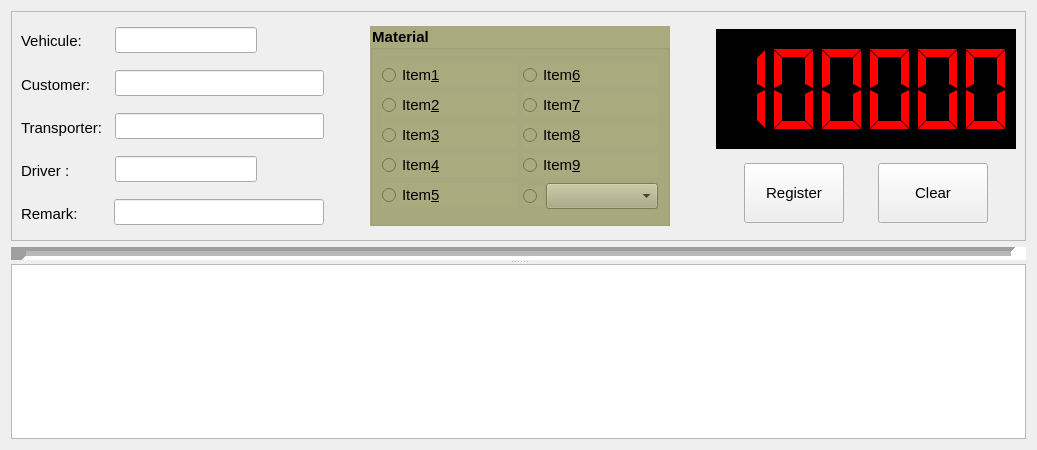
      <widget class="QWidget" name="Weightab">
       <property name="font">
        <font>
         <pointsize>11</pointsize>
        </font>
       </property>
       <attribute name="title">
        <string>Weigh</string>
       </attribute>
       <layout class="QGridLayout" name="gridLayout_4">
        <item row="1" column="0">
         <widget class="QSplitter" name="splitter">
          <property name="orientation">
           <enum>Qt::Vertical</enum>
          </property>
          <widget class="Line" name="line">
           <property name="minimumSize">
            <size>
             <width>0</width>
             <height>10</height>
            </size>
           </property>
           <property name="maximumSize">
            <size>
             <width>16777215</width>
             <height>14</height>
            </size>
           </property>
           <property name="lineWidth">
            <number>15</number>
           </property>
           <property name="midLineWidth">
            <number>5</number>
           </property>
           <property name="orientation">
            <enum>Qt::Horizontal</enum>
           </property>
          </widget>
          <widget class="QTableView" name="tvTicket">
           <property name="sizePolicy">
            <sizepolicy hsizetype="Expanding" vsizetype="Expanding">
             <horstretch>0</horstretch>
             <verstretch>0</verstretch>
            </sizepolicy>
           </property>
           <property name="toolTip">
            <string extracomment="List of vehicules loading or offloading."/>
           </property>
           <property name="whatsThis">
            <string>&lt;html&gt;&lt;head/&gt;&lt;body&gt;&lt;p&gt;&lt;span style=&quot; font-size:11pt;&quot;&gt;This is the list of vehicules inside the yard waiting to load or offload. Just double click on the corresponding entry to weigh the vehicule a second time.&lt;/span&gt;&lt;/p&gt;&lt;/body&gt;&lt;/html&gt;</string>
           </property>
           <property name="frameShadow">
            <enum>QFrame::Sunken</enum>
           </property>
           <property name="alternatingRowColors">
            <bool>true</bool>
           </property>
           <property name="selectionMode">
            <enum>QAbstractItemView::SingleSelection</enum>
           </property>
           <property name="selectionBehavior">
            <enum>QAbstractItemView::SelectRows</enum>
           </property>
          </widget>
         </widget>
        </item>
        <item row="0" column="0">
         <widget class="QFrame" name="frame_2">
          <property name="minimumSize">
           <size>
            <width>0</width>
            <height>230</height>
           </size>
          </property>
          <property name="maximumSize">
           <size>
            <width>16777215</width>
            <height>230</height>
           </size>
          </property>
          <property name="frameShape">
           <enum>QFrame::StyledPanel</enum>
          </property>
          <property name="frameShadow">
           <enum>QFrame::Raised</enum>
          </property>
          <layout class="QGridLayout" name="gridLayout_8">
           <item row="0" column="0">
            <layout class="QHBoxLayout" name="horizontalLayout_14">
             <item>
              <layout class="QVBoxLayout" name="verticalLayout_3">
               <item>
                <layout class="QHBoxLayout" name="horizontalLayout_2">
                 <item>
                  <widget class="QLabel" name="label_2">
                   <property name="minimumSize">
                    <size>
                     <width>88</width>
                     <height>40</height>
                    </size>
                   </property>
                   <property name="text">
                    <string>&lt;html&gt;&lt;head/&gt;&lt;body&gt;&lt;p&gt;&lt;span style=&quot; font-size:11pt;&quot;&gt;Vehicule:&lt;/span&gt;&lt;/p&gt;&lt;/body&gt;&lt;/html&gt;</string>
                   </property>
                  </widget>
                 </item>
                 <item>
                  <widget class="LineEdit" name="leVehicule">
                   <property name="whatsThis">
                    <string>&lt;html&gt;&lt;head/&gt;&lt;body&gt;&lt;p&gt;&lt;span style=&quot; font-size:11pt;&quot;&gt;Vehicule Identification Number&lt;/span&gt;&lt;/p&gt;&lt;/body&gt;&lt;/html&gt;</string>
                   </property>
                  </widget>
                 </item>
                 <item>
                  <spacer name="horizontalSpacer_3">
                   <property name="orientation">
                    <enum>Qt::Horizontal</enum>
                   </property>
                   <property name="sizeHint" stdset="0">
                    <size>
                     <width>40</width>
                     <height>20</height>
                    </size>
                   </property>
                  </spacer>
                 </item>
                </layout>
               </item>
               <item>
                <layout class="QHBoxLayout" name="horizontalLayout_7">
                 <item>
                  <widget class="QLabel" name="label">
                   <property name="minimumSize">
                    <size>
                     <width>88</width>
                     <height>40</height>
                    </size>
                   </property>
                   <property name="text">
                    <string>&lt;html&gt;&lt;head/&gt;&lt;body&gt;&lt;p&gt;&lt;span style=&quot; font-size:11pt;&quot;&gt;Customer:&lt;/span&gt;&lt;/p&gt;&lt;/body&gt;&lt;/html&gt;</string>
                   </property>
                  </widget>
                 </item>
                 <item>
                  <widget class="LineEdit" name="leCustomer">
                   <property name="whatsThis">
                    <string>&lt;html&gt;&lt;head/&gt;&lt;body&gt;&lt;p&gt;&lt;span style=&quot; font-size:11pt;&quot;&gt;Customer Name&lt;/span&gt;&lt;/p&gt;&lt;/body&gt;&lt;/html&gt;</string>
                   </property>
                  </widget>
                 </item>
                </layout>
               </item>
               <item>
                <layout class="QHBoxLayout" name="horizontalLayout_8">
                 <item>
                  <widget class="QLabel" name="label_3">
                   <property name="minimumSize">
                    <size>
                     <width>88</width>
                     <height>40</height>
                    </size>
                   </property>
                   <property name="contextMenuPolicy">
                    <enum>Qt::NoContextMenu</enum>
                   </property>
                   <property name="text">
                    <string>&lt;html&gt;&lt;head/&gt;&lt;body&gt;&lt;p&gt;&lt;span style=&quot; font-size:11pt;&quot;&gt;Transporter:&lt;/span&gt;&lt;/p&gt;&lt;/body&gt;&lt;/html&gt;</string>
                   </property>
                  </widget>
                 </item>
                 <item>
                  <widget class="LineEdit" name="leTransporter">
                   <property name="whatsThis">
                    <string>&lt;html&gt;&lt;head/&gt;&lt;body&gt;&lt;p&gt;&lt;span style=&quot; font-size:11pt;&quot;&gt;Transporter Name&lt;/span&gt;&lt;/p&gt;&lt;/body&gt;&lt;/html&gt;</string>
                   </property>
                  </widget>
                 </item>
                </layout>
               </item>
               <item>
                <layout class="QHBoxLayout" name="horizontalLayout_9">
                 <item>
                  <widget class="QLabel" name="label_4">
                   <property name="minimumSize">
                    <size>
                     <width>88</width>
                     <height>40</height>
                    </size>
                   </property>
                   <property name="text">
                    <string>&lt;html&gt;&lt;head/&gt;&lt;body&gt;&lt;p&gt;&lt;span style=&quot; font-size:11pt;&quot;&gt;Driver :&lt;/span&gt;&lt;/p&gt;&lt;/body&gt;&lt;/html&gt;</string>
                   </property>
                  </widget>
                 </item>
                 <item>
                  <widget class="LineEdit" name="leDriver">
                   <property name="whatsThis">
                    <string>&lt;html&gt;&lt;head/&gt;&lt;body&gt;&lt;p&gt;&lt;span style=&quot; font-size:11pt;&quot;&gt;Driver Name&lt;/span&gt;&lt;/p&gt;&lt;/body&gt;&lt;/html&gt;</string>
                   </property>
                  </widget>
                 </item>
                 <item>
                  <spacer name="horizontalSpacer_4">
                   <property name="orientation">
                    <enum>Qt::Horizontal</enum>
                   </property>
                   <property name="sizeHint" stdset="0">
                    <size>
                     <width>40</width>
                     <height>20</height>
                    </size>
                   </property>
                  </spacer>
                 </item>
                </layout>
               </item>
               <item>
                <layout class="QHBoxLayout" name="horizontalLayout_11">
                 <item>
                  <widget class="QLabel" name="label_13">
                   <property name="minimumSize">
                    <size>
                     <width>87</width>
                     <height>40</height>
                    </size>
                   </property>
                   <property name="contextMenuPolicy">
                    <enum>Qt::NoContextMenu</enum>
                   </property>
                   <property name="text">
                    <string>&lt;html&gt;&lt;head/&gt;&lt;body&gt;&lt;p&gt;Remark:&lt;/p&gt;&lt;/body&gt;&lt;/html&gt;</string>
                   </property>
                  </widget>
                 </item>
                 <item>
                  <widget class="LineEdit" name="leRemark">
                   <property name="minimumSize">
                    <size>
                     <width>210</width>
                     <height>0</height>
                    </size>
                   </property>
                   <property name="whatsThis">
                    <string>&lt;html&gt;&lt;head/&gt;&lt;body&gt;&lt;p&gt;&lt;span style=&quot; font-size:11pt;&quot;&gt;Notes about the transaction&lt;/span&gt;&lt;/p&gt;&lt;/body&gt;&lt;/html&gt;</string>
                   </property>
                  </widget>
                 </item>
                </layout>
               </item>
              </layout>
             </item>
             <item>
              <spacer name="horizontalSpacer_5">
               <property name="orientation">
                <enum>Qt::Horizontal</enum>
               </property>
               <property name="sizeHint" stdset="0">
                <size>
                 <width>40</width>
                 <height>20</height>
                </size>
               </property>
              </spacer>
             </item>
             <item>
              <widget class="QGroupBox" name="gbButtons">
               <property name="sizePolicy">
                <sizepolicy hsizetype="Fixed" vsizetype="Fixed">
                 <horstretch>0</horstretch>
                 <verstretch>0</verstretch>
                </sizepolicy>
               </property>
               <property name="minimumSize">
                <size>
                 <width>300</width>
                 <height>200</height>
                </size>
               </property>
               <property name="font">
                <font>
                 <pointsize>11</pointsize>
                 <bold>true</bold>
                </font>
               </property>
               <property name="whatsThis">
                <string>&lt;html&gt;&lt;head/&gt;&lt;body&gt;&lt;p&gt;&lt;span style=&quot; font-size:11pt;&quot;&gt;Item to weigh&lt;/span&gt;&lt;/p&gt;&lt;/body&gt;&lt;/html&gt;</string>
               </property>
               <property name="autoFillBackground">
                <bool>false</bool>
               </property>
               <property name="styleSheet">
                <string notr="true">background-color: rgb(170, 170, 127);</string>
               </property>
               <property name="title">
                <string>Material</string>
               </property>
               <layout class="QGridLayout" name="gridLayout">
                <item row="0" column="0">
                 <layout class="QHBoxLayout" name="horizontalLayout_12">
                  <item>
                   <layout class="QVBoxLayout" name="verticalLayout">
                    <item>
                     <widget class="QRadioButton" name="rb0">
                      <property name="font">
                       <font>
                        <pointsize>11</pointsize>
                       </font>
                      </property>
                      <property name="text">
                       <string>Item&amp;1</string>
                      </property>
                     </widget>
                    </item>
                    <item>
                     <widget class="QRadioButton" name="rb1">
                      <property name="font">
                       <font>
                        <pointsize>11</pointsize>
                       </font>
                      </property>
                      <property name="autoFillBackground">
                       <bool>false</bool>
                      </property>
                      <property name="styleSheet">
                       <string notr="true"/>
                      </property>
                      <property name="text">
                       <string>Item&amp;2</string>
                      </property>
                     </widget>
                    </item>
                    <item>
                     <widget class="QRadioButton" name="rb2">
                      <property name="font">
                       <font>
                        <pointsize>11</pointsize>
                       </font>
                      </property>
                      <property name="text">
                       <string>Item&amp;3</string>
                      </property>
                     </widget>
                    </item>
                    <item>
                     <widget class="QRadioButton" name="rb3">
                      <property name="font">
                       <font>
                        <pointsize>11</pointsize>
                       </font>
                      </property>
                      <property name="text">
                       <string>Item&amp;4</string>
                      </property>
                     </widget>
                    </item>
                    <item>
                     <widget class="QRadioButton" name="rb4">
                      <property name="font">
                       <font>
                        <pointsize>11</pointsize>
                       </font>
                      </property>
                      <property name="text">
                       <string>Item&amp;5</string>
                      </property>
                     </widget>
                    </item>
                   </layout>
                  </item>
                  <item>
                   <layout class="QVBoxLayout" name="verticalLayout_2">
                    <item>
                     <widget class="QRadioButton" name="rb5">
                      <property name="font">
                       <font>
                        <pointsize>11</pointsize>
                       </font>
                      </property>
                      <property name="text">
                       <string>Item&amp;6</string>
                      </property>
                     </widget>
                    </item>
                    <item>
                     <widget class="QRadioButton" name="rb6">
                      <property name="font">
                       <font>
                        <pointsize>11</pointsize>
                       </font>
                      </property>
                      <property name="text">
                       <string>Item&amp;7</string>
                      </property>
                     </widget>
                    </item>
                    <item>
                     <widget class="QRadioButton" name="rb7">
                      <property name="font">
                       <font>
                        <pointsize>11</pointsize>
                       </font>
                      </property>
                      <property name="text">
                       <string>Item&amp;8</string>
                      </property>
                     </widget>
                    </item>
                    <item>
                     <widget class="QRadioButton" name="rb8">
                      <property name="font">
                       <font>
                        <pointsize>11</pointsize>
                       </font>
                      </property>
                      <property name="text">
                       <string>Item&amp;9</string>
                      </property>
                     </widget>
                    </item>
                    <item>
                     <layout class="QHBoxLayout" name="horizontalLayout_3">
                      <property name="spacing">
                       <number>3</number>
                      </property>
                      <item>
                       <widget class="QRadioButton" name="rb9">
                        <property name="sizePolicy">
                         <sizepolicy hsizetype="Fixed" vsizetype="Fixed">
                          <horstretch>0</horstretch>
                          <verstretch>0</verstretch>
                         </sizepolicy>
                        </property>
                        <property name="maximumSize">
                         <size>
                          <width>20</width>
                          <height>20</height>
                         </size>
                        </property>
                        <property name="font">
                         <font>
                          <pointsize>11</pointsize>
                         </font>
                        </property>
                        <property name="text">
                         <string/>
                        </property>
                       </widget>
                      </item>
                      <item>
                       <widget class="QComboBox" name="cbOther">
                        <property name="font">
                         <font>
                          <pointsize>11</pointsize>
                         </font>
                        </property>
                        <property name="sizeAdjustPolicy">
                         <enum>QComboBox::AdjustToContents</enum>
                        </property>
                       </widget>
                      </item>
                     </layout>
                    </item>
                   </layout>
                  </item>
                 </layout>
                </item>
               </layout>
              </widget>
             </item>
             <item>
              <spacer name="horizontalSpacer_6">
               <property name="orientation">
                <enum>Qt::Horizontal</enum>
               </property>
               <property name="sizeHint" stdset="0">
                <size>
                 <width>40</width>
                 <height>20</height>
                </size>
               </property>
              </spacer>
             </item>
             <item>
              <layout class="QVBoxLayout" name="verticalLayout_4">
               <item>
                <widget class="QLCDNumber" name="lcdNumber">
                 <property name="enabled">
                  <bool>true</bool>
                 </property>
                 <property name="sizePolicy">
                  <sizepolicy hsizetype="Fixed" vsizetype="Fixed">
                   <horstretch>0</horstretch>
                   <verstretch>0</verstretch>
                  </sizepolicy>
                 </property>
                 <property name="minimumSize">
                  <size>
                   <width>300</width>
                   <height>120</height>
                  </size>
                 </property>
                 <property name="layoutDirection">
                  <enum>Qt::RightToLeft</enum>
                 </property>
                 <property name="autoFillBackground">
                  <bool>false</bool>
                 </property>
                 <property name="styleSheet">
                  <string notr="true">background-color: rgb(0, 0, 0);
color:rgb(255, 0, 0);

</string>
                 </property>
                 <property name="frameShape">
                  <enum>QFrame::Box</enum>
                 </property>
                 <property name="frameShadow">
                  <enum>QFrame::Raised</enum>
                 </property>
                 <property name="lineWidth">
                  <number>1</number>
                 </property>
                 <property name="midLineWidth">
                  <number>0</number>
                 </property>
                 <property name="digitCount">
                  <number>6</number>
                 </property>
                 <property name="mode">
                  <enum>QLCDNumber::Dec</enum>
                 </property>
                 <property name="segmentStyle">
                  <enum>QLCDNumber::Flat</enum>
                 </property>
                 <property name="value" stdset="0">
                  <double>888888.000000000000000</double>
                 </property>
                 <property name="intValue" stdset="0">
                  <number>888888</number>
                 </property>
                </widget>
               </item>
               <item>
                <layout class="QHBoxLayout" name="horizontalLayout_10">
                 <item>
                  <widget class="QPushButton" name="pbWeigh">
                   <property name="sizePolicy">
                    <sizepolicy hsizetype="Fixed" vsizetype="Fixed">
                     <horstretch>0</horstretch>
                     <verstretch>0</verstretch>
                    </sizepolicy>
                   </property>
                   <property name="minimumSize">
                    <size>
                     <width>100</width>
                     <height>60</height>
                    </size>
                   </property>
                   <property name="whatsThis">
                    <string>&lt;html&gt;&lt;head/&gt;&lt;body&gt;&lt;p&gt;Pressing on this button will register the weigh of the current vehicule.&lt;/p&gt;&lt;/body&gt;&lt;/html&gt;</string>
                   </property>
                   <property name="text">
                    <string>Register</string>
                   </property>
                   <property name="autoDefault">
                    <bool>false</bool>
                   </property>
                   <property name="default">
                    <bool>false</bool>
                   </property>
                   <property name="flat">
                    <bool>false</bool>
                   </property>
                  </widget>
                 </item>
                 <item>
                  <widget class="QPushButton" name="pbClearTransaction">
                   <property name="sizePolicy">
                    <sizepolicy hsizetype="Fixed" vsizetype="Fixed">
                     <horstretch>0</horstretch>
                     <verstretch>0</verstretch>
                    </sizepolicy>
                   </property>
                   <property name="minimumSize">
                    <size>
                     <width>110</width>
                     <height>60</height>
                    </size>
                   </property>
                   <property name="whatsThis">
                    <string>&lt;html&gt;&lt;head/&gt;&lt;body&gt;&lt;p&gt;&lt;span style=&quot; font-size:11pt;&quot;&gt;Clear the transaction fields&lt;/span&gt;&lt;/p&gt;&lt;/body&gt;&lt;/html&gt;</string>
                   </property>
                   <property name="text">
                    <string>Clear</string>
                   </property>
                   <property name="autoDefault">
                    <bool>false</bool>
                   </property>
                   <property name="default">
                    <bool>false</bool>
                   </property>
                   <property name="flat">
                    <bool>false</bool>
                   </property>
                  </widget>
                 </item>
                </layout>
               </item>
              </layout>
             </item>
            </layout>
           </item>
          </layout>
         </widget>
        </item>
       </layout>
      </widget>
